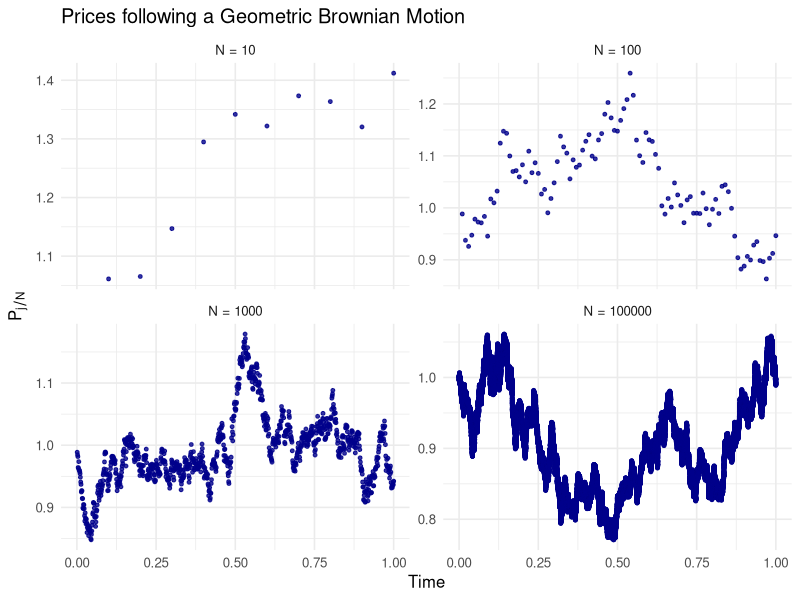
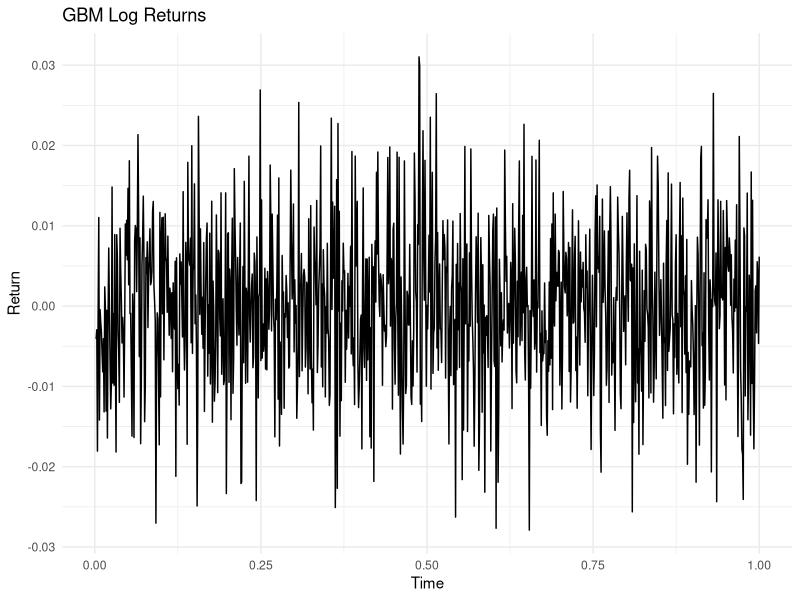

Recreate these plots in R, in order.
###########################################
# Simulation of Geometric Brownian Motion##
###########################################

#In this script we present the simulation conducted in Section 2.3 of the seminar paper, 
#where a Geometric Brownian Motion is simulated to illustrate how a continuous-time process 
#can be approximated in discrete time. By increasing the number of discrete steps $N$ on the interval $[0,1]$, 
#the simulated price path becomes smoother and more closely resembles a continuous process.  
#This demonstrates how continuous-time models can be made practically usable for numerical analysis and simulation-based studies.

################################################################################

rm(list=ls()) 

library(tidyverse)    # to organize data

set.seed(2025) # set seed to reproduce results

# Create Function simulating GBM price path
FUN_GBM <-  function(N) {
  
  mu <- 0.05 # drift component (constant)
  sigma <- 0.3 # volatility (constant)
  
  
  # create iid innovations
  innovations <- rnorm(N, mean = 0, sd = 1)
  
  # cumulate innovations 
  cum_innovations <- cumsum(innovations)
  
  # Define Time Grid
  j <- 1:N
  time_vector <- j / N
  
  # Compute exponent of geometric brownian motion
  expo <- (mu - 0.5*sigma^2) * time_vector + (sigma/sqrt(N))*cum_innovations
  
  # Compute Price
  P_j_N <- exp(expo)
  
  # Create dataframe
  data <-data.frame(
    Time = c( time_vector),
    P_j_N = c( P_j_N),
    N_steps = as.integer(N ))
  
  return(data)
  
}


# set sample sizes
sample_size = c(10,100,1000,100000)
results_list <- list() # create list to store results

# loop over sample sizes to create price paths
for(n in sample_size){
  
  # call function 
  GBM <- FUN_GBM(n)
  
  # store result
  results_list[[as.character(n)]] <-GBM
  
}

# Safe results and prepare for plotting
GBM_data <- bind_rows(results_list)
GBM_data <- GBM_data %>%
  mutate(
    Label = paste0("N = ", N_steps)
  )


# Create Plot for price path
ggplot(GBM_data, aes(x = Time, y = P_j_N)) +
  geom_point(color = "darkblue", alpha = 0.8, size = 1) +
  facet_wrap(~ Label, ncol = 2, scales = "free_y") +
  labs(
    title = "Prices following a Geometric Brownian Motion",
    x = "Time",
    y = expression(P[j/N])
  ) +
  theme_minimal(base_size = 12)



# Create Plot for returns (for illustration only, not included in the paper)
GBM_returns <- GBM_data %>% 
  filter(N_steps == 1000) %>%  
  mutate(return = log(P_j_N) - lag(log(P_j_N))) 


ggplot(GBM_returns, aes(x = Time, y = return)) +
  geom_line() +
  theme_minimal() +
  labs(
    title = "GBM Log Returns",
    x = "Time",
    y = "Return"
  )


# Create Plot used in Paper
GBM_data <- GBM_data %>%
  mutate(PointSize = case_when(
    N_steps <= 100 ~ 2,
    N_steps <= 1000 ~ 0.7,
    N_steps == 100000 ~ 0.3   
    
  ))

p <- ggplot(GBM_data, aes(x = Time, y = P_j_N)) +
  geom_point(aes(size = PointSize), color = "darkblue", alpha = 0.7) +  
  scale_size_identity() +  
  facet_wrap(~ Label, ncol = 2, scales = "fixed") +
  labs(
    title = NULL,
    x = NULL,
    y =  expression(bold(P[t[j]]))
  ) +
  theme_light(base_size = 12) +
  theme(
    strip.text = element_text(face = "bold", color = "black", size = 12),
    strip.background = element_rect(fill = "white", color = NA),
    axis.text.x = element_text(face = "bold", color = "black", size = 11),
    axis.text.y = element_text(face = "bold", color = "black", size = 11),
    axis.title.y = element_text(face = "bold", color = "black", size = 17),
    panel.border = element_rect(color = "black", fill = NA, size = 0.8)
  )

ggsave(
  filename = "GBM-SIM Plot.png",  
  plot = p,                      
  width = 9, height = 5,          
  dpi = 600                       
)
